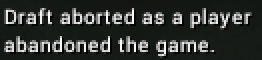
#> input picture images/abandon-match-message.png, 131 x 30 px (shown 2 times larger)
$ python -i preprocess.py   (imports and definitions only)
#> lines starting #> are read from the running program, lines starting #| are printed output that depends on the picture; after the words box and inside, x2 and y2 are one past the last pixel; in counts of white or black regions, pixels touching at a corner belong together
#> further down, picture is the input picture: shape (30, 131, 3); mean B, G, R 52, 54.8, 51.4
import cv2

def preprocess_for_ocr(img):
    if img is None:
        return None

    gray = cv2.cvtColor(img, cv2.COLOR_BGR2GRAY)

    # Heavy upscale for small UI fonts
    gray = cv2.resize(
        gray,
        None,
        fx=3.0,
        fy=3.0,
        interpolation=cv2.INTER_CUBIC
    )
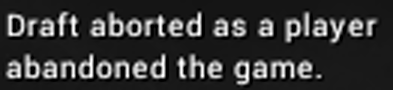
#> gray: shape (90, 393); min 0, max 255, mean 53.7

    # Mild blur to connect strokes
    gray = cv2.GaussianBlur(gray, (3, 3), 0)

    # OTSU threshold (NO adaptive)
    _, thresh = cv2.threshold(
        gray,
        0,
        255,
        cv2.THRESH_BINARY + cv2.THRESH_OTSU
    )
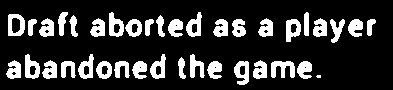
#> thresh: shape (90, 393); 19.3% white; 38 white regions (1 under 20 px), largest, box (x1, y1, x2, y2) and area: (271, 61, 295, 78) 271, (234, 61, 249, 85) 239, (8, 14, 25, 36) 238

    return thresh

>>> import cv2
>>> picture = cv2.imread('../../images/abandon-match-message.png')
>>> result = preprocess_for_ocr(picture)

$ run again, on images/cancelled-match-message.png
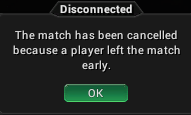
#> input picture images/cancelled-match-message.png, 191 x 115 px
#> picture is the input picture: shape (115, 191, 3); mean B, G, R 37.6, 40.2, 35.7
#> in preprocess_for_ocr, `gray = cv2.resize( gray, None, fx=3.0, fy=3.0, interpolation=cv2.INTER..`:
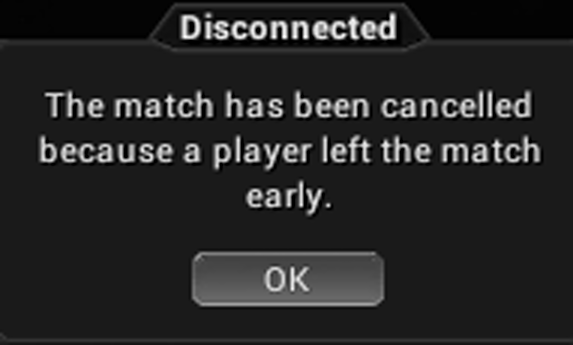
#> gray: shape (345, 573); min 0, max 255, mean 38.7
#> in preprocess_for_ocr, `_, thresh = cv2.threshold( gray, 0, 255, cv2.THRESH_BINARY + cv2.THRES..`:
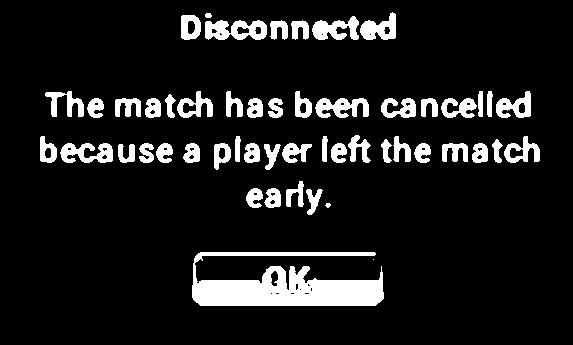
#> thresh: shape (345, 573); 10.7% white; 52 white regions (1 under 20 px), largest, box (x1, y1, x2, y2) and area: (192, 252, 384, 306) 6090, (205, 20, 267, 40) 870, (315, 98, 369, 118) 693
